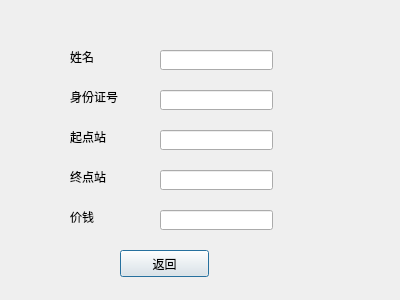
<?xml version="1.0" encoding="UTF-8"?>
<ui version="4.0">
 <class>Dialog4</class>
 <widget class="QDialog" name="Dialog4">
  <property name="geometry">
   <rect>
    <x>0</x>
    <y>0</y>
    <width>400</width>
    <height>300</height>
   </rect>
  </property>
  <property name="windowTitle">
   <string>Dialog</string>
  </property>
  <widget class="QLabel" name="label">
   <property name="geometry">
    <rect>
     <x>70</x>
     <y>50</y>
     <width>63</width>
     <height>14</height>
    </rect>
   </property>
   <property name="text">
    <string>姓名</string>
   </property>
  </widget>
  <widget class="QLabel" name="label_2">
   <property name="geometry">
    <rect>
     <x>70</x>
     <y>90</y>
     <width>63</width>
     <height>14</height>
    </rect>
   </property>
   <property name="text">
    <string>身份证号</string>
   </property>
  </widget>
  <widget class="QLabel" name="label_3">
   <property name="geometry">
    <rect>
     <x>70</x>
     <y>130</y>
     <width>63</width>
     <height>14</height>
    </rect>
   </property>
   <property name="text">
    <string>起点站</string>
   </property>
  </widget>
  <widget class="QLabel" name="label_4">
   <property name="geometry">
    <rect>
     <x>70</x>
     <y>170</y>
     <width>63</width>
     <height>14</height>
    </rect>
   </property>
   <property name="text">
    <string>终点站</string>
   </property>
  </widget>
  <widget class="QLabel" name="label_5">
   <property name="geometry">
    <rect>
     <x>70</x>
     <y>210</y>
     <width>63</width>
     <height>14</height>
    </rect>
   </property>
   <property name="text">
    <string>价钱</string>
   </property>
  </widget>
  <widget class="QLineEdit" name="lineEdit">
   <property name="geometry">
    <rect>
     <x>160</x>
     <y>50</y>
     <width>113</width>
     <height>20</height>
    </rect>
   </property>
  </widget>
  <widget class="QLineEdit" name="lineEdit_2">
   <property name="geometry">
    <rect>
     <x>160</x>
     <y>90</y>
     <width>113</width>
     <height>20</height>
    </rect>
   </property>
  </widget>
  <widget class="QLineEdit" name="lineEdit_3">
   <property name="geometry">
    <rect>
     <x>160</x>
     <y>130</y>
     <width>113</width>
     <height>20</height>
    </rect>
   </property>
  </widget>
  <widget class="QLineEdit" name="lineEdit_4">
   <property name="geometry">
    <rect>
     <x>160</x>
     <y>170</y>
     <width>113</width>
     <height>20</height>
    </rect>
   </property>
  </widget>
  <widget class="QLineEdit" name="lineEdit_5">
   <property name="geometry">
    <rect>
     <x>160</x>
     <y>210</y>
     <width>113</width>
     <height>20</height>
    </rect>
   </property>
  </widget>
  <widget class="QPushButton" name="pushButton">
   <property name="geometry">
    <rect>
     <x>120</x>
     <y>250</y>
     <width>89</width>
     <height>27</height>
    </rect>
   </property>
   <property name="text">
    <string>返回</string>
   </property>
  </widget>
 </widget>
 <resources/>
 <connections>
  <connection>
   <sender>pushButton</sender>
   <signal>clicked()</signal>
   <receiver>Dialog4</receiver>
   <slot>close()</slot>
   <hints>
    <hint type="sourcelabel">
     <x>170</x>
     <y>254</y>
    </hint>
    <hint type="destinationlabel">
     <x>204</x>
     <y>285</y>
    </hint>
   </hints>
  </connection>
 </connections>
</ui>
